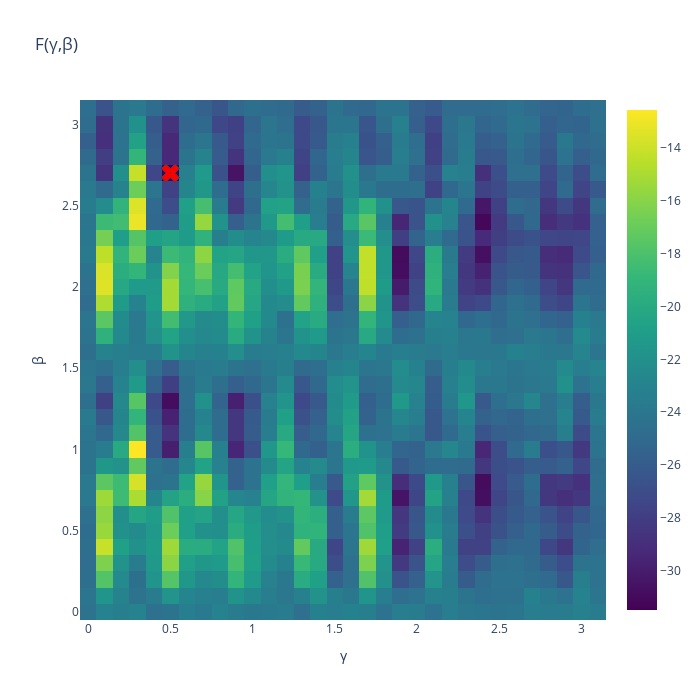

Write notebook code for a chart like this one.
### Code cell
# Plot Heatmap 
fig = go.Figure(data=go.Heatmap(z=landscape, x=b_beta, y=a_gamma, type = 'heatmap', colorscale = 'viridis'))

# Update Layout
fig.update_layout(title="F(γ,β)", width=700, height=700, yaxis_title="β", xaxis_title="γ")

# Display Global Minimium 
fig.add_trace(
    go.Scatter(mode="markers", x=[opt_beta], y=[opt_gamma], marker_symbol=[204], text = [landscape[gamma,beta]],
                   marker_color="red",  hovertemplate="x: %{x}<br>y: %{y}<br> z: %{text:.2f}<extra></extra>", 
                   marker_line_width=1, marker_size=16))

### Figure 1 — Plotly figure (JSON) as saved in the notebook; plotly's stock layout.template omitted (floating-point values rounded to 4 significant figures; data arrays with more than 128 entries replaced by an {"elided": "..."} marker saying what was removed)
{"data": [{"colorscale": [[0, "#440154"], [0.1111, "#482878"], [0.2222, "#3e4989"], [0.3333, "#31688e"], [0.4444, "#26828e"], [0.5556, "#1f9e89"], [0.6667, "#35b779"], [0.7778, "#6ece58"], [0.8889, "#b5de2b"], [1, "#fde725"]], "type": "heatmap", "x": [0, 0.1, 0.2, 0.3, 0.4, 0.5, 0.6, 0.7, 0.8, 0.9, 1, 1.1, 1.2, 1.3, 1.4, 1.5, 1.6, 1.7, 1.8, 1.9, 2, 2.1, 2.2, 2.3, 2.4, 2.5, 2.6, 2.7, 2.8, 2.9, 3, 3.1], "y": [0, 0.1, 0.2, 0.3, 0.4, 0.5, 0.6, 0.7, 0.8, 0.9, 1, 1.1, 1.2, 1.3, 1.4, 1.5, 1.6, 1.7, 1.8, 1.9, 2, 2.1, 2.2, 2.3, 2.4, 2.5, 2.6, 2.7, 2.8, 2.9, 3, 3.1], "z": {"elided": "32x32 float values"}}, {"hovertemplate": "x: %{x}<br>y: %{y}<br> z: %{text:.2f}<extra></extra>", "marker": {"color": "red", "line": {"width": 1}, "size": 16, "symbol": [204]}, "mode": "markers", "text": ["-31.48933368851534"], "type": "scatter", "x": [0.5], "y": [2.7]}], "layout": {"height": 700, "title": {"text": "F(γ,β)"}, "width": 700, "xaxis": {"title": {"text": "γ"}}, "yaxis": {"title": {"text": "β"}}}}
